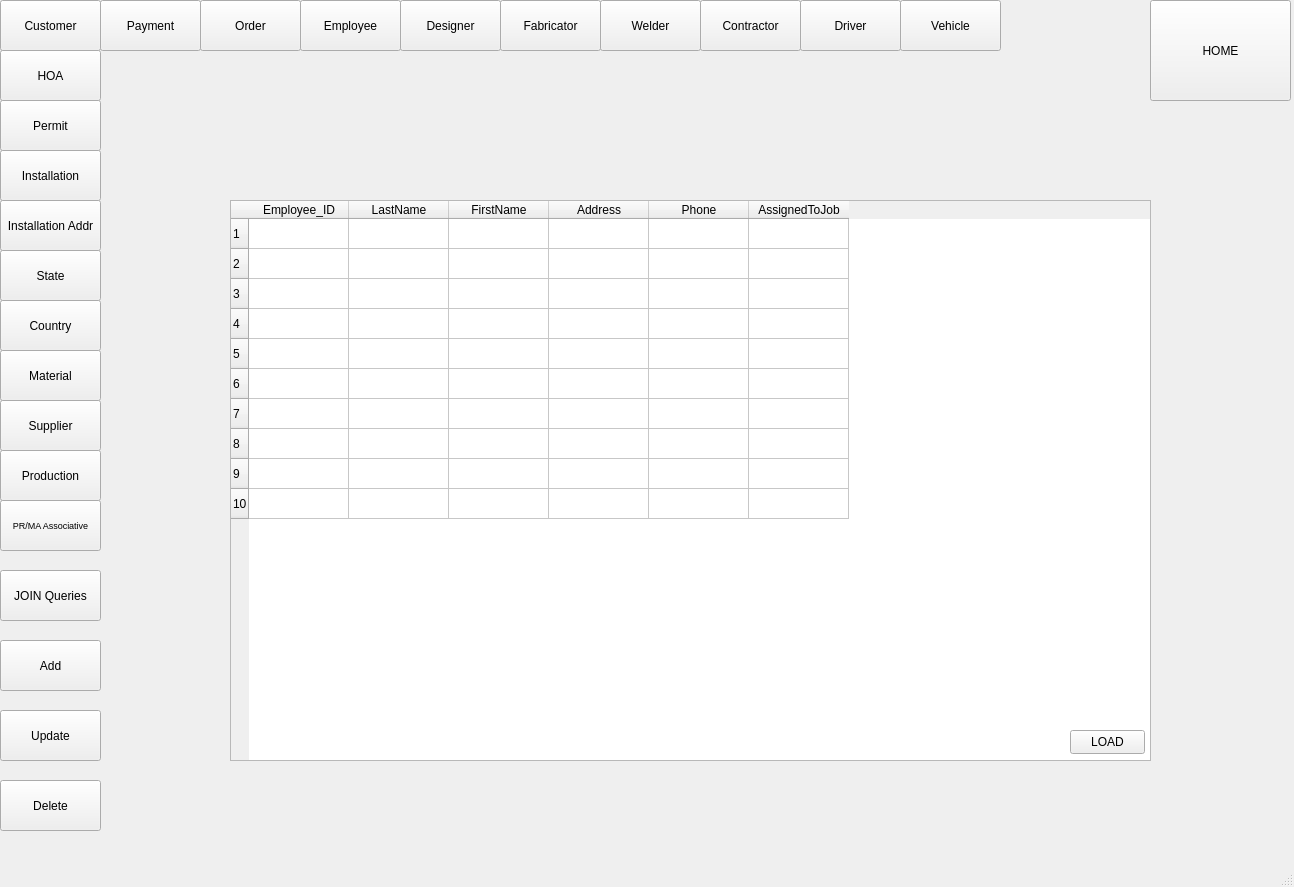
<?xml version="1.0" encoding="UTF-8"?>
<ui version="4.0">
 <class>MainWindow</class>
 <widget class="QMainWindow" name="MainWindow">
  <property name="geometry">
   <rect>
    <x>0</x>
    <y>0</y>
    <width>1294</width>
    <height>887</height>
   </rect>
  </property>
  <property name="windowTitle">
   <string>MainWindow</string>
  </property>
  <widget class="QWidget" name="centralwidget">
   <widget class="QPushButton" name="Customer_button">
    <property name="geometry">
     <rect>
      <x>0</x>
      <y>0</y>
      <width>101</width>
      <height>51</height>
     </rect>
    </property>
    <property name="text">
     <string>Customer</string>
    </property>
   </widget>
   <widget class="QPushButton" name="Payment_button">
    <property name="geometry">
     <rect>
      <x>100</x>
      <y>0</y>
      <width>101</width>
      <height>51</height>
     </rect>
    </property>
    <property name="text">
     <string>Payment</string>
    </property>
   </widget>
   <widget class="QPushButton" name="Order_button">
    <property name="geometry">
     <rect>
      <x>200</x>
      <y>0</y>
      <width>101</width>
      <height>51</height>
     </rect>
    </property>
    <property name="text">
     <string>Order</string>
    </property>
   </widget>
   <widget class="QPushButton" name="Employee_button">
    <property name="geometry">
     <rect>
      <x>300</x>
      <y>0</y>
      <width>101</width>
      <height>51</height>
     </rect>
    </property>
    <property name="text">
     <string>Employee</string>
    </property>
   </widget>
   <widget class="QPushButton" name="Designer_button">
    <property name="geometry">
     <rect>
      <x>400</x>
      <y>0</y>
      <width>101</width>
      <height>51</height>
     </rect>
    </property>
    <property name="text">
     <string>Designer</string>
    </property>
   </widget>
   <widget class="QPushButton" name="Fabricator_button">
    <property name="geometry">
     <rect>
      <x>500</x>
      <y>0</y>
      <width>101</width>
      <height>51</height>
     </rect>
    </property>
    <property name="text">
     <string>Fabricator</string>
    </property>
   </widget>
   <widget class="QPushButton" name="Welder_button">
    <property name="geometry">
     <rect>
      <x>600</x>
      <y>0</y>
      <width>101</width>
      <height>51</height>
     </rect>
    </property>
    <property name="text">
     <string>Welder</string>
    </property>
   </widget>
   <widget class="QPushButton" name="Contractor_button">
    <property name="geometry">
     <rect>
      <x>700</x>
      <y>0</y>
      <width>101</width>
      <height>51</height>
     </rect>
    </property>
    <property name="text">
     <string>Contractor</string>
    </property>
   </widget>
   <widget class="QPushButton" name="Driver_button">
    <property name="geometry">
     <rect>
      <x>800</x>
      <y>0</y>
      <width>101</width>
      <height>51</height>
     </rect>
    </property>
    <property name="text">
     <string>Driver</string>
    </property>
   </widget>
   <widget class="QPushButton" name="Vehicle_button">
    <property name="geometry">
     <rect>
      <x>900</x>
      <y>0</y>
      <width>101</width>
      <height>51</height>
     </rect>
    </property>
    <property name="text">
     <string>Vehicle</string>
    </property>
   </widget>
   <widget class="QPushButton" name="HOA_button">
    <property name="geometry">
     <rect>
      <x>0</x>
      <y>50</y>
      <width>101</width>
      <height>51</height>
     </rect>
    </property>
    <property name="text">
     <string>HOA</string>
    </property>
   </widget>
   <widget class="QPushButton" name="Permi_button">
    <property name="geometry">
     <rect>
      <x>0</x>
      <y>100</y>
      <width>101</width>
      <height>51</height>
     </rect>
    </property>
    <property name="text">
     <string>Permit</string>
    </property>
   </widget>
   <widget class="QPushButton" name="Installation_button">
    <property name="geometry">
     <rect>
      <x>0</x>
      <y>150</y>
      <width>101</width>
      <height>51</height>
     </rect>
    </property>
    <property name="text">
     <string>Installation</string>
    </property>
   </widget>
   <widget class="QPushButton" name="InstallationAddr_button">
    <property name="geometry">
     <rect>
      <x>0</x>
      <y>200</y>
      <width>101</width>
      <height>51</height>
     </rect>
    </property>
    <property name="text">
     <string>Installation Addr</string>
    </property>
   </widget>
   <widget class="QPushButton" name="State_button">
    <property name="geometry">
     <rect>
      <x>0</x>
      <y>250</y>
      <width>101</width>
      <height>51</height>
     </rect>
    </property>
    <property name="text">
     <string>State</string>
    </property>
   </widget>
   <widget class="QPushButton" name="Country_button">
    <property name="geometry">
     <rect>
      <x>0</x>
      <y>300</y>
      <width>101</width>
      <height>51</height>
     </rect>
    </property>
    <property name="text">
     <string>Country</string>
    </property>
   </widget>
   <widget class="QPushButton" name="Material_button">
    <property name="geometry">
     <rect>
      <x>0</x>
      <y>350</y>
      <width>101</width>
      <height>51</height>
     </rect>
    </property>
    <property name="text">
     <string>Material</string>
    </property>
   </widget>
   <widget class="QPushButton" name="Supplier_button">
    <property name="geometry">
     <rect>
      <x>0</x>
      <y>400</y>
      <width>101</width>
      <height>51</height>
     </rect>
    </property>
    <property name="text">
     <string>Supplier</string>
    </property>
   </widget>
   <widget class="QPushButton" name="Production_button">
    <property name="geometry">
     <rect>
      <x>0</x>
      <y>450</y>
      <width>101</width>
      <height>51</height>
     </rect>
    </property>
    <property name="text">
     <string>Production</string>
    </property>
   </widget>
   <widget class="QPushButton" name="Associative_button">
    <property name="geometry">
     <rect>
      <x>0</x>
      <y>500</y>
      <width>101</width>
      <height>51</height>
     </rect>
    </property>
    <property name="font">
     <font>
      <pointsize>7</pointsize>
     </font>
    </property>
    <property name="text">
     <string>PR/MA Associative</string>
    </property>
   </widget>
   <widget class="QPushButton" name="Update_button">
    <property name="geometry">
     <rect>
      <x>0</x>
      <y>710</y>
      <width>101</width>
      <height>51</height>
     </rect>
    </property>
    <property name="text">
     <string>Update</string>
    </property>
   </widget>
   <widget class="QPushButton" name="Add_button">
    <property name="geometry">
     <rect>
      <x>0</x>
      <y>640</y>
      <width>101</width>
      <height>51</height>
     </rect>
    </property>
    <property name="text">
     <string>Add</string>
    </property>
   </widget>
   <widget class="QPushButton" name="Delete_button">
    <property name="geometry">
     <rect>
      <x>0</x>
      <y>780</y>
      <width>101</width>
      <height>51</height>
     </rect>
    </property>
    <property name="text">
     <string>Delete</string>
    </property>
   </widget>
   <widget class="QPushButton" name="Home_button">
    <property name="geometry">
     <rect>
      <x>1150</x>
      <y>0</y>
      <width>141</width>
      <height>101</height>
     </rect>
    </property>
    <property name="text">
     <string>HOME</string>
    </property>
   </widget>
   <widget class="QStackedWidget" name="stackedWidget">
    <property name="geometry">
     <rect>
      <x>170</x>
      <y>160</y>
      <width>1011</width>
      <height>651</height>
     </rect>
    </property>
    <property name="currentIndex">
     <number>21</number>
    </property>
    <widget class="QWidget" name="Home_page">
     <widget class="QLabel" name="label">
      <property name="geometry">
       <rect>
        <x>280</x>
        <y>100</y>
        <width>551</width>
        <height>391</height>
       </rect>
      </property>
      <property name="font">
       <font>
        <family>Bodoni MT Poster Compressed</family>
        <pointsize>70</pointsize>
       </font>
      </property>
      <property name="text">
       <string>NEW MODERN SIGN </string>
      </property>
     </widget>
    </widget>
    <widget class="QWidget" name="Add_page"/>
    <widget class="QWidget" name="Update_page"/>
    <widget class="QWidget" name="Delete_page"/>
    <widget class="QWidget" name="Customer_page">
     <widget class="QTableWidget" name="CustomerTable">
      <property name="geometry">
       <rect>
        <x>60</x>
        <y>50</y>
        <width>921</width>
        <height>561</height>
       </rect>
      </property>
      <property name="rowCount">
       <number>10</number>
      </property>
      <property name="columnCount">
       <number>6</number>
      </property>
      <row/>
      <row/>
      <row/>
      <row/>
      <row/>
      <row/>
      <row/>
      <row/>
      <row/>
      <row/>
      <column>
       <property name="text">
        <string>Customer_ID</string>
       </property>
      </column>
      <column>
       <property name="text">
        <string>CustomerLastName</string>
       </property>
      </column>
      <column>
       <property name="text">
        <string>CustomerFirstName</string>
       </property>
      </column>
      <column>
       <property name="text">
        <string>CompanyName</string>
       </property>
      </column>
      <column>
       <property name="text">
        <string>CustomerPhone</string>
       </property>
      </column>
      <column>
       <property name="text">
        <string>CustomerEmail</string>
       </property>
      </column>
     </widget>
     <widget class="QPushButton" name="LoadCustomerButton">
      <property name="geometry">
       <rect>
        <x>900</x>
        <y>580</y>
        <width>75</width>
        <height>24</height>
       </rect>
      </property>
      <property name="text">
       <string>LOAD</string>
      </property>
     </widget>
    </widget>
    <widget class="QWidget" name="HOA_page">
     <widget class="QTableWidget" name="HOATable">
      <property name="geometry">
       <rect>
        <x>70</x>
        <y>40</y>
        <width>921</width>
        <height>561</height>
       </rect>
      </property>
      <property name="rowCount">
       <number>10</number>
      </property>
      <property name="columnCount">
       <number>8</number>
      </property>
      <row/>
      <row/>
      <row/>
      <row/>
      <row/>
      <row/>
      <row/>
      <row/>
      <row/>
      <row/>
      <column>
       <property name="text">
        <string>HOA_ID</string>
       </property>
      </column>
      <column>
       <property name="text">
        <string>Name</string>
       </property>
      </column>
      <column>
       <property name="text">
        <string>Address</string>
       </property>
      </column>
      <column>
       <property name="text">
        <string>Phone</string>
       </property>
      </column>
      <column>
       <property name="text">
        <string>Email</string>
       </property>
      </column>
      <column>
       <property name="text">
        <string>ContactPerson</string>
       </property>
      </column>
      <column>
       <property name="text">
        <string>DateSubmitted</string>
       </property>
      </column>
      <column>
       <property name="text">
        <string>DateApproved</string>
       </property>
      </column>
     </widget>
     <widget class="QPushButton" name="LoadHOAButton">
      <property name="geometry">
       <rect>
        <x>910</x>
        <y>570</y>
        <width>75</width>
        <height>24</height>
       </rect>
      </property>
      <property name="text">
       <string>LOAD</string>
      </property>
     </widget>
    </widget>
    <widget class="QWidget" name="Permit_page">
     <widget class="QTableWidget" name="PermitTable">
      <property name="geometry">
       <rect>
        <x>60</x>
        <y>30</y>
        <width>921</width>
        <height>561</height>
       </rect>
      </property>
      <property name="rowCount">
       <number>10</number>
      </property>
      <property name="columnCount">
       <number>4</number>
      </property>
      <row/>
      <row/>
      <row/>
      <row/>
      <row/>
      <row/>
      <row/>
      <row/>
      <row/>
      <row/>
      <column>
       <property name="text">
        <string>Permit_ID</string>
       </property>
      </column>
      <column>
       <property name="text">
        <string>ExpDate</string>
       </property>
      </column>
      <column>
       <property name="text">
        <string>DateApplied</string>
       </property>
      </column>
      <column>
       <property name="text">
        <string>DateReceived</string>
       </property>
      </column>
     </widget>
     <widget class="QPushButton" name="LoadPermitButton">
      <property name="geometry">
       <rect>
        <x>900</x>
        <y>560</y>
        <width>75</width>
        <height>24</height>
       </rect>
      </property>
      <property name="text">
       <string>LOAD</string>
      </property>
     </widget>
    </widget>
    <widget class="QWidget" name="Installation_page">
     <widget class="QTableWidget" name="InstallationTable">
      <property name="geometry">
       <rect>
        <x>70</x>
        <y>30</y>
        <width>921</width>
        <height>561</height>
       </rect>
      </property>
      <property name="rowCount">
       <number>10</number>
      </property>
      <property name="columnCount">
       <number>5</number>
      </property>
      <row/>
      <row/>
      <row/>
      <row/>
      <row/>
      <row/>
      <row/>
      <row/>
      <row/>
      <row/>
      <column>
       <property name="text">
        <string>Installation_ID</string>
       </property>
      </column>
      <column>
       <property name="text">
        <string>InstallationAddr_ID</string>
       </property>
      </column>
      <column>
       <property name="text">
        <string>ProjInstallationDate</string>
       </property>
      </column>
      <column>
       <property name="text">
        <string>ActInstallationDate</string>
       </property>
      </column>
      <column>
       <property name="text">
        <string>Installed?</string>
       </property>
      </column>
     </widget>
     <widget class="QPushButton" name="LoadInstallationButton">
      <property name="geometry">
       <rect>
        <x>910</x>
        <y>560</y>
        <width>75</width>
        <height>24</height>
       </rect>
      </property>
      <property name="text">
       <string>LOAD</string>
      </property>
     </widget>
    </widget>
    <widget class="QWidget" name="InstallationAddr_page">
     <widget class="QTableWidget" name="InstallationAddrTable">
      <property name="geometry">
       <rect>
        <x>70</x>
        <y>40</y>
        <width>921</width>
        <height>561</height>
       </rect>
      </property>
      <property name="rowCount">
       <number>10</number>
      </property>
      <property name="columnCount">
       <number>7</number>
      </property>
      <row/>
      <row/>
      <row/>
      <row/>
      <row/>
      <row/>
      <row/>
      <row/>
      <row/>
      <row/>
      <column>
       <property name="text">
        <string>InstallationAddr_ID</string>
       </property>
      </column>
      <column>
       <property name="text">
        <string>State_ID</string>
       </property>
      </column>
      <column>
       <property name="text">
        <string>Country_ID</string>
       </property>
      </column>
      <column>
       <property name="text">
        <string>AddrLine1</string>
       </property>
      </column>
      <column>
       <property name="text">
        <string>AddrLine2</string>
       </property>
      </column>
      <column>
       <property name="text">
        <string>ZipCode</string>
       </property>
      </column>
      <column>
       <property name="text">
        <string>City</string>
       </property>
      </column>
     </widget>
     <widget class="QPushButton" name="LoadInstallationAddrButton">
      <property name="geometry">
       <rect>
        <x>910</x>
        <y>570</y>
        <width>75</width>
        <height>24</height>
       </rect>
      </property>
      <property name="text">
       <string>LOAD</string>
      </property>
     </widget>
    </widget>
    <widget class="QWidget" name="State_page">
     <widget class="QTableWidget" name="StateTable">
      <property name="geometry">
       <rect>
        <x>70</x>
        <y>30</y>
        <width>921</width>
        <height>561</height>
       </rect>
      </property>
      <property name="rowCount">
       <number>10</number>
      </property>
      <property name="columnCount">
       <number>2</number>
      </property>
      <row/>
      <row/>
      <row/>
      <row/>
      <row/>
      <row/>
      <row/>
      <row/>
      <row/>
      <row/>
      <column>
       <property name="text">
        <string>State_ID</string>
       </property>
      </column>
      <column>
       <property name="text">
        <string>StateName</string>
       </property>
      </column>
     </widget>
     <widget class="QPushButton" name="LoadStateButton">
      <property name="geometry">
       <rect>
        <x>910</x>
        <y>560</y>
        <width>75</width>
        <height>24</height>
       </rect>
      </property>
      <property name="text">
       <string>LOAD</string>
      </property>
     </widget>
    </widget>
    <widget class="QWidget" name="Country_page">
     <widget class="QTableWidget" name="CountryTable">
      <property name="geometry">
       <rect>
        <x>60</x>
        <y>40</y>
        <width>921</width>
        <height>561</height>
       </rect>
      </property>
      <property name="rowCount">
       <number>10</number>
      </property>
      <property name="columnCount">
       <number>2</number>
      </property>
      <row/>
      <row/>
      <row/>
      <row/>
      <row/>
      <row/>
      <row/>
      <row/>
      <row/>
      <row/>
      <column>
       <property name="text">
        <string>Country_ID</string>
       </property>
      </column>
      <column>
       <property name="text">
        <string>CountryName</string>
       </property>
      </column>
     </widget>
     <widget class="QPushButton" name="LoadCountryButton">
      <property name="geometry">
       <rect>
        <x>900</x>
        <y>570</y>
        <width>75</width>
        <height>24</height>
       </rect>
      </property>
      <property name="text">
       <string>LOAD</string>
      </property>
     </widget>
    </widget>
    <widget class="QWidget" name="Material_page">
     <widget class="QTableWidget" name="MaterialTable">
      <property name="geometry">
       <rect>
        <x>70</x>
        <y>30</y>
        <width>921</width>
        <height>561</height>
       </rect>
      </property>
      <property name="rowCount">
       <number>10</number>
      </property>
      <property name="columnCount">
       <number>6</number>
      </property>
      <row/>
      <row/>
      <row/>
      <row/>
      <row/>
      <row/>
      <row/>
      <row/>
      <row/>
      <row/>
      <column>
       <property name="text">
        <string>Material_ID</string>
       </property>
      </column>
      <column>
       <property name="text">
        <string>Supplier_ID</string>
       </property>
      </column>
      <column>
       <property name="text">
        <string>Name</string>
       </property>
      </column>
      <column>
       <property name="text">
        <string>Cost</string>
       </property>
      </column>
      <column>
       <property name="text">
        <string>Quantity</string>
       </property>
      </column>
      <column>
       <property name="text">
        <string>Type</string>
       </property>
      </column>
     </widget>
     <widget class="QPushButton" name="LoadMaterialButton">
      <property name="geometry">
       <rect>
        <x>910</x>
        <y>560</y>
        <width>75</width>
        <height>24</height>
       </rect>
      </property>
      <property name="text">
       <string>LOAD</string>
      </property>
     </widget>
    </widget>
    <widget class="QWidget" name="Supplier_page">
     <widget class="QTableWidget" name="SupplierTable">
      <property name="geometry">
       <rect>
        <x>70</x>
        <y>30</y>
        <width>921</width>
        <height>561</height>
       </rect>
      </property>
      <property name="rowCount">
       <number>10</number>
      </property>
      <property name="columnCount">
       <number>4</number>
      </property>
      <row/>
      <row/>
      <row/>
      <row/>
      <row/>
      <row/>
      <row/>
      <row/>
      <row/>
      <row/>
      <column>
       <property name="text">
        <string>Supplier_ID</string>
       </property>
      </column>
      <column>
       <property name="text">
        <string>Location</string>
       </property>
      </column>
      <column>
       <property name="text">
        <string>Name</string>
       </property>
      </column>
      <column>
       <property name="text">
        <string>Phone</string>
       </property>
      </column>
     </widget>
     <widget class="QPushButton" name="LoadSupplierButton">
      <property name="geometry">
       <rect>
        <x>910</x>
        <y>560</y>
        <width>75</width>
        <height>24</height>
       </rect>
      </property>
      <property name="text">
       <string>LOAD</string>
      </property>
     </widget>
    </widget>
    <widget class="QWidget" name="Production_page">
     <widget class="QTableWidget" name="ProductionTable">
      <property name="geometry">
       <rect>
        <x>70</x>
        <y>30</y>
        <width>921</width>
        <height>561</height>
       </rect>
      </property>
      <property name="rowCount">
       <number>10</number>
      </property>
      <property name="columnCount">
       <number>3</number>
      </property>
      <row/>
      <row/>
      <row/>
      <row/>
      <row/>
      <row/>
      <row/>
      <row/>
      <row/>
      <row/>
      <column>
       <property name="text">
        <string>Production_ID</string>
       </property>
      </column>
      <column>
       <property name="text">
        <string>StartDate</string>
       </property>
      </column>
      <column>
       <property name="text">
        <string>CompletionDate</string>
       </property>
      </column>
     </widget>
     <widget class="QPushButton" name="LoadProductionButton">
      <property name="geometry">
       <rect>
        <x>910</x>
        <y>560</y>
        <width>75</width>
        <height>24</height>
       </rect>
      </property>
      <property name="text">
       <string>LOAD</string>
      </property>
     </widget>
    </widget>
    <widget class="QWidget" name="PRMA_page">
     <widget class="QTableWidget" name="PRMATable">
      <property name="geometry">
       <rect>
        <x>70</x>
        <y>30</y>
        <width>921</width>
        <height>561</height>
       </rect>
      </property>
      <property name="rowCount">
       <number>10</number>
      </property>
      <property name="columnCount">
       <number>2</number>
      </property>
      <row/>
      <row/>
      <row/>
      <row/>
      <row/>
      <row/>
      <row/>
      <row/>
      <row/>
      <row/>
      <column>
       <property name="text">
        <string>Production_ID</string>
       </property>
      </column>
      <column>
       <property name="text">
        <string>Material_ID</string>
       </property>
      </column>
     </widget>
     <widget class="QPushButton" name="LoadPRMAButton">
      <property name="geometry">
       <rect>
        <x>910</x>
        <y>560</y>
        <width>75</width>
        <height>24</height>
       </rect>
      </property>
      <property name="text">
       <string>PushButton</string>
      </property>
     </widget>
    </widget>
    <widget class="QWidget" name="Payment_page">
     <widget class="QTableWidget" name="PaymentTable">
      <property name="geometry">
       <rect>
        <x>60</x>
        <y>30</y>
        <width>921</width>
        <height>561</height>
       </rect>
      </property>
      <property name="rowCount">
       <number>10</number>
      </property>
      <property name="columnCount">
       <number>4</number>
      </property>
      <row/>
      <row/>
      <row/>
      <row/>
      <row/>
      <row/>
      <row/>
      <row/>
      <row/>
      <row/>
      <column>
       <property name="text">
        <string>Payment_ID</string>
       </property>
      </column>
      <column>
       <property name="text">
        <string>DepositDate</string>
       </property>
      </column>
      <column>
       <property name="text">
        <string>AmountRemaining</string>
       </property>
      </column>
      <column>
       <property name="text">
        <string>Method</string>
       </property>
      </column>
     </widget>
     <widget class="QPushButton" name="LoadPaymentButton">
      <property name="geometry">
       <rect>
        <x>900</x>
        <y>560</y>
        <width>75</width>
        <height>24</height>
       </rect>
      </property>
      <property name="text">
       <string>LOAD</string>
      </property>
     </widget>
    </widget>
    <widget class="QWidget" name="Order_page">
     <widget class="QTableWidget" name="OrderTable">
      <property name="geometry">
       <rect>
        <x>70</x>
        <y>30</y>
        <width>921</width>
        <height>561</height>
       </rect>
      </property>
      <property name="rowCount">
       <number>10</number>
      </property>
      <property name="columnCount">
       <number>8</number>
      </property>
      <row/>
      <row/>
      <row/>
      <row/>
      <row/>
      <row/>
      <row/>
      <row/>
      <row/>
      <row/>
      <column>
       <property name="text">
        <string>Order_ID</string>
       </property>
      </column>
      <column>
       <property name="text">
        <string>Customer_ID</string>
       </property>
      </column>
      <column>
       <property name="text">
        <string>Production_ID</string>
       </property>
      </column>
      <column>
       <property name="text">
        <string>Payment_ID</string>
       </property>
      </column>
      <column>
       <property name="text">
        <string>Installation_ID</string>
       </property>
      </column>
      <column>
       <property name="text">
        <string>Permit_ID</string>
       </property>
      </column>
      <column>
       <property name="text">
        <string>Employee_ID(designer)</string>
       </property>
      </column>
      <column>
       <property name="text">
        <string>HOA_ID</string>
       </property>
      </column>
     </widget>
     <widget class="QPushButton" name="LoadOrderButton">
      <property name="geometry">
       <rect>
        <x>910</x>
        <y>560</y>
        <width>75</width>
        <height>24</height>
       </rect>
      </property>
      <property name="text">
       <string>LOAD</string>
      </property>
     </widget>
    </widget>
    <widget class="QWidget" name="Employee_page">
     <widget class="QTableWidget" name="EmployeeTable">
      <property name="geometry">
       <rect>
        <x>60</x>
        <y>40</y>
        <width>921</width>
        <height>561</height>
       </rect>
      </property>
      <property name="rowCount">
       <number>10</number>
      </property>
      <property name="columnCount">
       <number>6</number>
      </property>
      <row/>
      <row/>
      <row/>
      <row/>
      <row/>
      <row/>
      <row/>
      <row/>
      <row/>
      <row/>
      <column>
       <property name="text">
        <string>Employee_ID</string>
       </property>
      </column>
      <column>
       <property name="text">
        <string>LastName</string>
       </property>
      </column>
      <column>
       <property name="text">
        <string>FirstName</string>
       </property>
      </column>
      <column>
       <property name="text">
        <string>Address</string>
       </property>
      </column>
      <column>
       <property name="text">
        <string>Phone</string>
       </property>
      </column>
      <column>
       <property name="text">
        <string>EmployeeType</string>
       </property>
      </column>
     </widget>
     <widget class="QPushButton" name="LoadEmployeeButton">
      <property name="geometry">
       <rect>
        <x>900</x>
        <y>570</y>
        <width>75</width>
        <height>24</height>
       </rect>
      </property>
      <property name="text">
       <string>LOAD</string>
      </property>
     </widget>
    </widget>
    <widget class="QWidget" name="Designer_page">
     <widget class="QTableWidget" name="DesignerTable">
      <property name="geometry">
       <rect>
        <x>50</x>
        <y>40</y>
        <width>921</width>
        <height>561</height>
       </rect>
      </property>
      <property name="rowCount">
       <number>10</number>
      </property>
      <property name="columnCount">
       <number>6</number>
      </property>
      <row/>
      <row/>
      <row/>
      <row/>
      <row/>
      <row/>
      <row/>
      <row/>
      <row/>
      <row/>
      <column>
       <property name="text">
        <string>Employee_ID</string>
       </property>
      </column>
      <column>
       <property name="text">
        <string>LastName</string>
       </property>
      </column>
      <column>
       <property name="text">
        <string>FirstName</string>
       </property>
      </column>
      <column>
       <property name="text">
        <string>Address</string>
       </property>
      </column>
      <column>
       <property name="text">
        <string>Phone</string>
       </property>
      </column>
      <column>
       <property name="text">
        <string>AssignedToJob</string>
       </property>
      </column>
     </widget>
     <widget class="QPushButton" name="LoadDesignerButton">
      <property name="geometry">
       <rect>
        <x>890</x>
        <y>570</y>
        <width>75</width>
        <height>24</height>
       </rect>
      </property>
      <property name="text">
       <string>LOAD</string>
      </property>
     </widget>
    </widget>
    <widget class="QWidget" name="Vehicle_page">
     <widget class="QTableWidget" name="VehicleTable">
      <property name="geometry">
       <rect>
        <x>70</x>
        <y>30</y>
        <width>921</width>
        <height>561</height>
       </rect>
      </property>
      <property name="rowCount">
       <number>10</number>
      </property>
      <property name="columnCount">
       <number>5</number>
      </property>
      <row/>
      <row/>
      <row/>
      <row/>
      <row/>
      <row/>
      <row/>
      <row/>
      <row/>
      <row/>
      <column>
       <property name="text">
        <string>LicensePlate_ID</string>
       </property>
      </column>
      <column>
       <property name="text">
        <string>VehicleName</string>
       </property>
      </column>
      <column>
       <property name="text">
        <string>VehicleMod</string>
       </property>
      </column>
      <column>
       <property name="text">
        <string>VehicleYear</string>
       </property>
      </column>
      <column>
       <property name="text">
        <string>Color</string>
       </property>
      </column>
     </widget>
     <widget class="QPushButton" name="LoadVehicleButton">
      <property name="geometry">
       <rect>
        <x>910</x>
        <y>560</y>
        <width>75</width>
        <height>24</height>
       </rect>
      </property>
      <property name="text">
       <string>LOAD</string>
      </property>
     </widget>
    </widget>
    <widget class="QWidget" name="Fabricator_page">
     <widget class="QTableWidget" name="FabricatorTable">
      <property name="geometry">
       <rect>
        <x>60</x>
        <y>40</y>
        <width>921</width>
        <height>561</height>
       </rect>
      </property>
      <property name="rowCount">
       <number>10</number>
      </property>
      <property name="columnCount">
       <number>6</number>
      </property>
      <row/>
      <row/>
      <row/>
      <row/>
      <row/>
      <row/>
      <row/>
      <row/>
      <row/>
      <row/>
      <column>
       <property name="text">
        <string>Employee_ID</string>
       </property>
      </column>
      <column>
       <property name="text">
        <string>LastName</string>
       </property>
      </column>
      <column>
       <property name="text">
        <string>FirstName</string>
       </property>
      </column>
      <column>
       <property name="text">
        <string>Address</string>
       </property>
      </column>
      <column>
       <property name="text">
        <string>Phone</string>
       </property>
      </column>
      <column>
       <property name="text">
        <string>AssignedToJob</string>
       </property>
      </column>
     </widget>
     <widget class="QPushButton" name="LoadFabricatorButton">
      <property name="geometry">
       <rect>
        <x>900</x>
        <y>570</y>
        <width>75</width>
        <height>24</height>
       </rect>
      </property>
      <property name="text">
       <string>LOAD</string>
      </property>
     </widget>
    </widget>
    <widget class="QWidget" name="Welder_page">
     <widget class="QTableWidget" name="WelderTable">
      <property name="geometry">
       <rect>
        <x>60</x>
        <y>40</y>
        <width>921</width>
        <height>561</height>
       </rect>
      </property>
      <property name="rowCount">
       <number>10</number>
      </property>
      <property name="columnCount">
       <number>6</number>
      </property>
      <row/>
      <row/>
      <row/>
      <row/>
      <row/>
      <row/>
      <row/>
      <row/>
      <row/>
      <row/>
      <column>
       <property name="text">
        <string>Employee_ID</string>
       </property>
      </column>
      <column>
       <property name="text">
        <string>LastName</string>
       </property>
      </column>
      <column>
       <property name="text">
        <string>FirstName</string>
       </property>
      </column>
      <column>
       <property name="text">
        <string>Address</string>
       </property>
      </column>
      <column>
       <property name="text">
        <string>Phone</string>
       </property>
      </column>
      <column>
       <property name="text">
        <string>AssignedToJob</string>
       </property>
      </column>
     </widget>
     <widget class="QPushButton" name="LoadWelderButton">
      <property name="geometry">
       <rect>
        <x>900</x>
        <y>570</y>
        <width>75</width>
        <height>24</height>
       </rect>
      </property>
      <property name="text">
       <string>LOAD</string>
      </property>
     </widget>
    </widget>
    <widget class="QWidget" name="Contractor_page">
     <widget class="QTableWidget" name="ContractorTable">
      <property name="geometry">
       <rect>
        <x>60</x>
        <y>50</y>
        <width>921</width>
        <height>561</height>
       </rect>
      </property>
      <property name="rowCount">
       <number>10</number>
      </property>
      <property name="columnCount">
       <number>6</number>
      </property>
      <row/>
      <row/>
      <row/>
      <row/>
      <row/>
      <row/>
      <row/>
      <row/>
      <row/>
      <row/>
      <column>
       <property name="text">
        <string>Employee_ID</string>
       </property>
      </column>
      <column>
       <property name="text">
        <string>LastName</string>
       </property>
      </column>
      <column>
       <property name="text">
        <string>FirstName</string>
       </property>
      </column>
      <column>
       <property name="text">
        <string>Address</string>
       </property>
      </column>
      <column>
       <property name="text">
        <string>Phone</string>
       </property>
      </column>
      <column>
       <property name="text">
        <string>AssignedToJob</string>
       </property>
      </column>
     </widget>
     <widget class="QPushButton" name="LoadContractorButton">
      <property name="geometry">
       <rect>
        <x>900</x>
        <y>580</y>
        <width>75</width>
        <height>24</height>
       </rect>
      </property>
      <property name="text">
       <string>LOAD</string>
      </property>
     </widget>
    </widget>
    <widget class="QWidget" name="Driver_page">
     <widget class="QTableWidget" name="DriverTable">
      <property name="geometry">
       <rect>
        <x>50</x>
        <y>40</y>
        <width>921</width>
        <height>561</height>
       </rect>
      </property>
      <property name="rowCount">
       <number>10</number>
      </property>
      <property name="columnCount">
       <number>7</number>
      </property>
      <row/>
      <row/>
      <row/>
      <row/>
      <row/>
      <row/>
      <row/>
      <row/>
      <row/>
      <row/>
      <column>
       <property name="text">
        <string>Employee_ID</string>
       </property>
      </column>
      <column>
       <property name="text">
        <string>LicensePlate_ID</string>
       </property>
      </column>
      <column>
       <property name="text">
        <string>LastName</string>
       </property>
      </column>
      <column>
       <property name="text">
        <string>FirstName</string>
       </property>
      </column>
      <column>
       <property name="text">
        <string>Address</string>
       </property>
      </column>
      <column>
       <property name="text">
        <string>Phone</string>
       </property>
      </column>
      <column>
       <property name="text">
        <string>AssignedToJob</string>
       </property>
      </column>
     </widget>
     <widget class="QPushButton" name="LoadDriverButton">
      <property name="geometry">
       <rect>
        <x>890</x>
        <y>570</y>
        <width>75</width>
        <height>24</height>
       </rect>
      </property>
      <property name="text">
       <string>LOAD</string>
      </property>
     </widget>
    </widget>
   </widget>
   <widget class="QPushButton" name="JOIN_button">
    <property name="geometry">
     <rect>
      <x>0</x>
      <y>570</y>
      <width>101</width>
      <height>51</height>
     </rect>
    </property>
    <property name="text">
     <string>JOIN Queries</string>
    </property>
   </widget>
  </widget>
  <widget class="QMenuBar" name="menubar">
   <property name="geometry">
    <rect>
     <x>0</x>
     <y>0</y>
     <width>1294</width>
     <height>22</height>
    </rect>
   </property>
  </widget>
  <widget class="QStatusBar" name="statusbar"/>
 </widget>
 <resources/>
 <connections/>
</ui>
